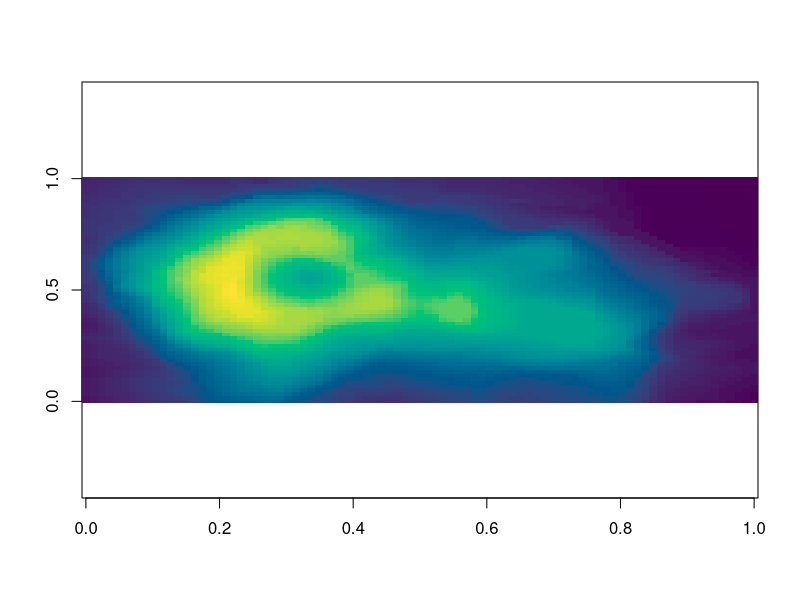
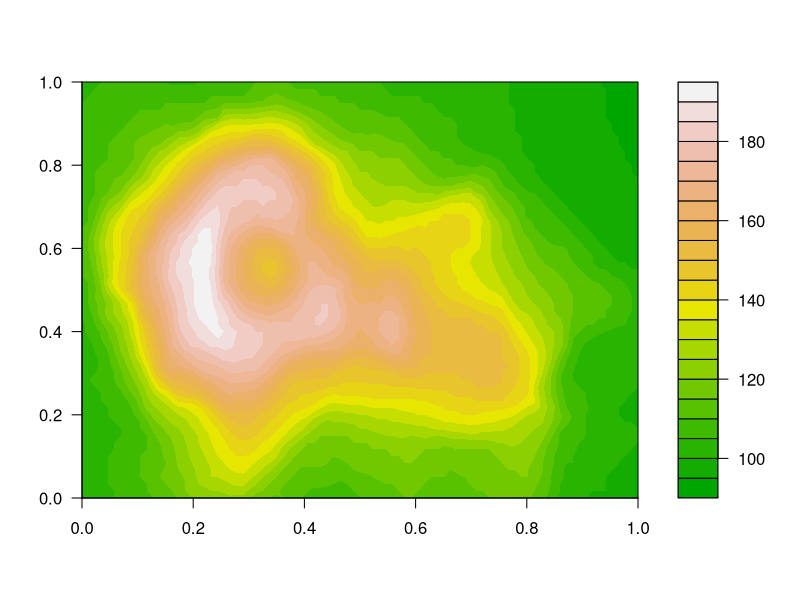
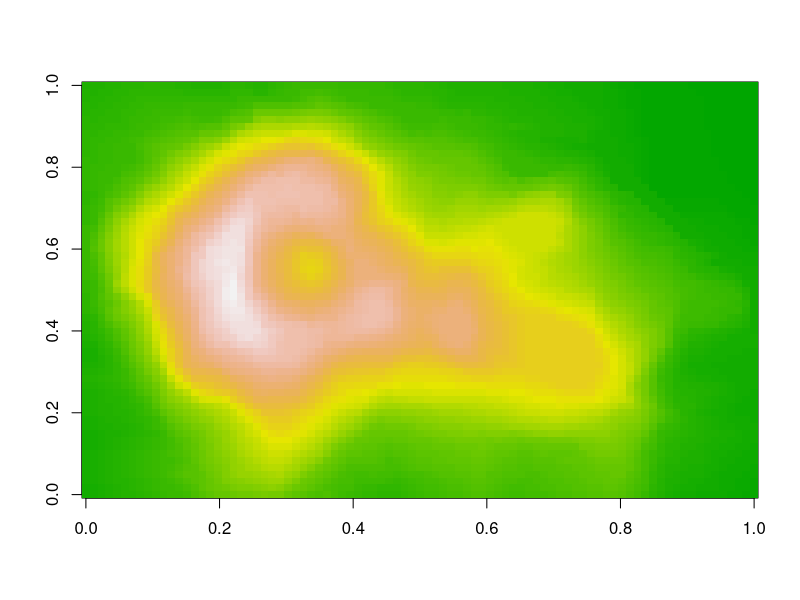
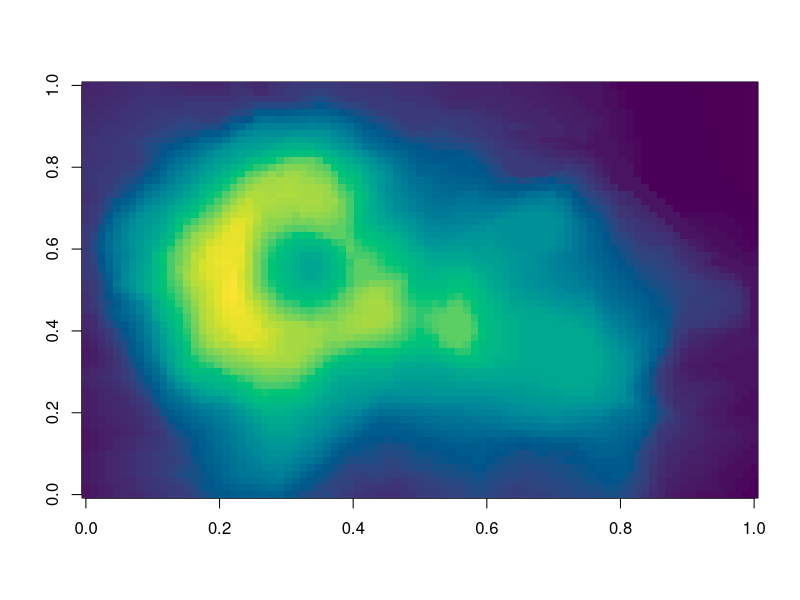
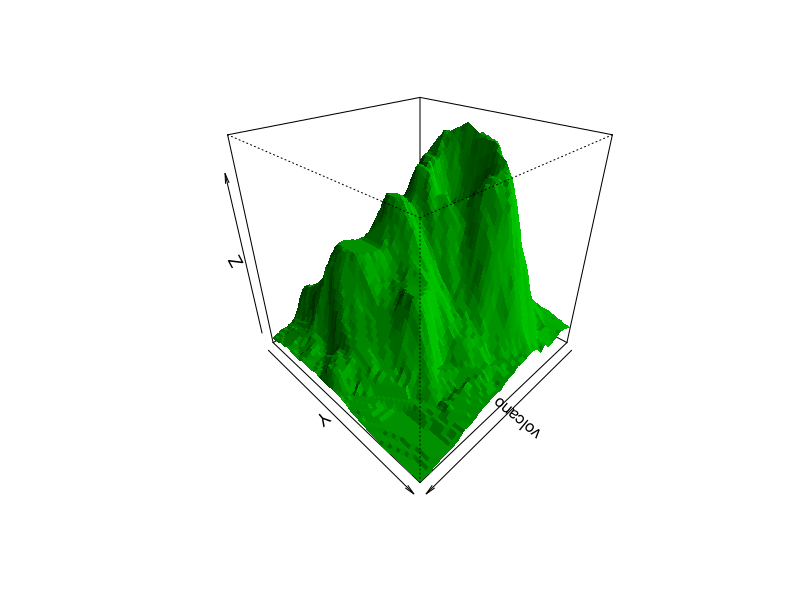
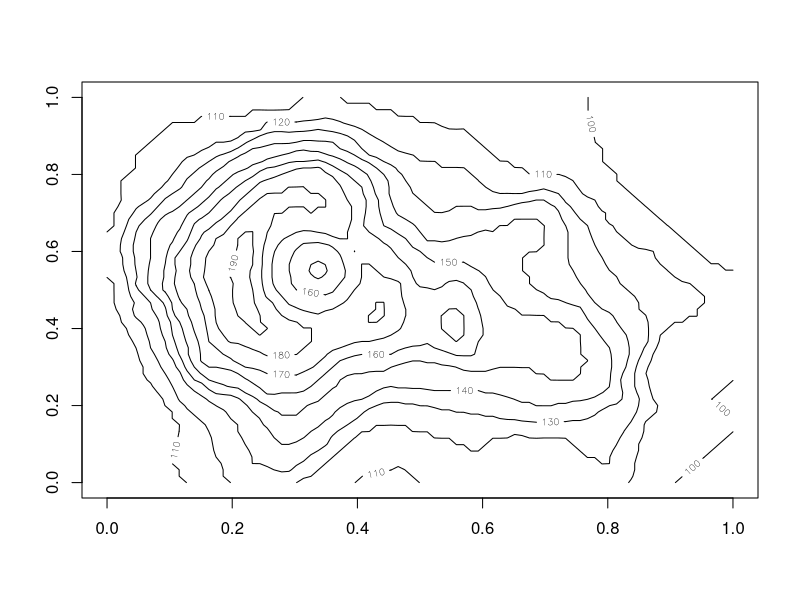
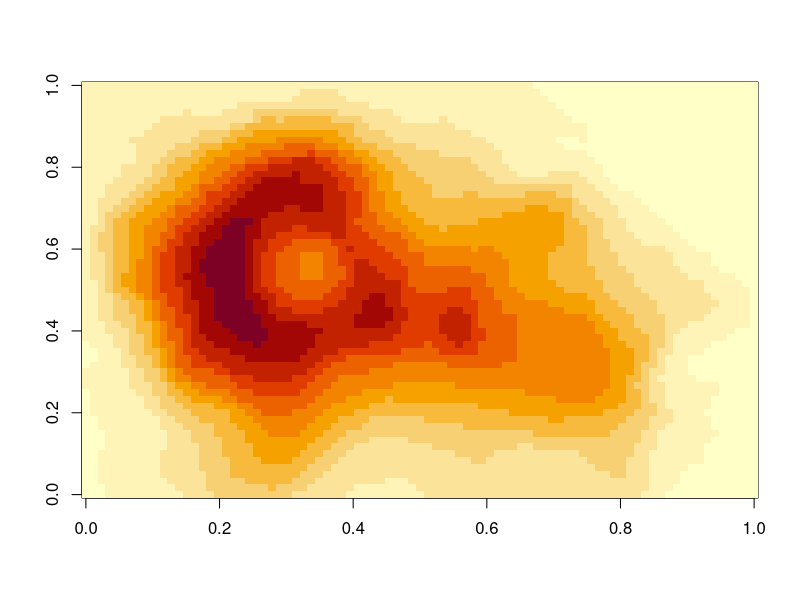
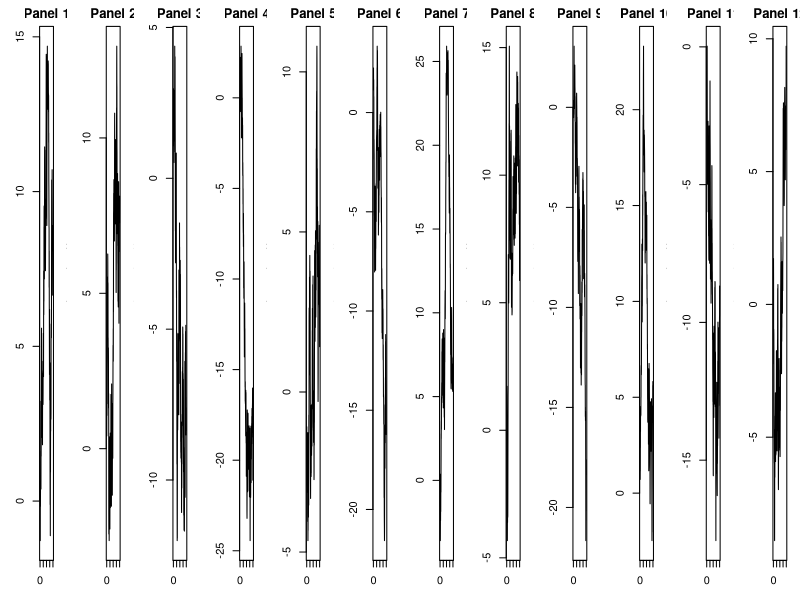

R code for these plots, in order:
## ---- chunk 1
#| panzoom: true
#| fig-width: 12
#| fig-height: 4

image(volcano, col = hcl.colors(100, "Viridis"), asp = 1 / 3)
## ---- chunk 2
#| label: fig-volcano
#| fig-cap: "Maunga Whau volcano."
#| panzoom:
#|   max-zoom: 10
#|   hint: false

filled.contour(volcano, color.palette = terrain.colors)
## ---- chunk 3
#| include: false

png("images/volcano.png", width = 1600, height = 1100)
persp(volcano, theta = 135, phi = 30, col = "green3", shade = 0.5, border = NA)
invisible(dev.off())
## ---- chunk 4
#| echo: false

image(volcano, col = terrain.colors(100))
## ---- chunk 5
#| panzoom:
#|   group: volcano-views
#| fig-cap:
#|   - "Volcano heights as an image."
#|   - "The same data as a perspective plot."
#| layout-ncol: 2

image(volcano, col = hcl.colors(100, "Viridis"))
persp(volcano, theta = 135, phi = 30, col = "green3", shade = 0.5, border = NA)
## ---- chunk 6
#| label: fig-volcano-sub
#| fig-cap: "Two views of Maunga Whau, as subfigures."
#| fig-subcap: ["Contours", "Filled contours"]
#| layout-ncol: 2
#| panzoom: true

contour(volcano)
image(volcano)
## ---- chunk 7
#| panzoom: true
#| fig-width: 25
#| fig-height: 2
#| fig-cap: "Twelve random walks, side by side."

set.seed(1)
par(mfrow = c(1, 12), mar = c(3, 3, 2, 1))
for (i in 1:12) plot(cumsum(rnorm(200)), type = "l", main = paste("Panel", i))
## ---- chunk 8
#| fig-cap: "The standard normal density, $\\varphi(x)$."
#| panzoom:
#|   description: "$\\varphi(x) = \\frac{1}{\\sqrt{2\\pi}} e^{-x^2/2}$. The shaded area is $P(|X| < 1) \\approx 0.683$."

x <- seq(-4, 4, length.out = 400)
plot(x, dnorm(x), type = "l", lwd = 2, xlab = "x", ylab = "density")
inner <- abs(x) < 1
polygon(c(-1, x[inner], 1), c(0, dnorm(x[inner]), 0), col = "grey85", border = NA)
lines(x, dnorm(x), lwd = 2)
## ---- chunk 9
contour(volcano)
